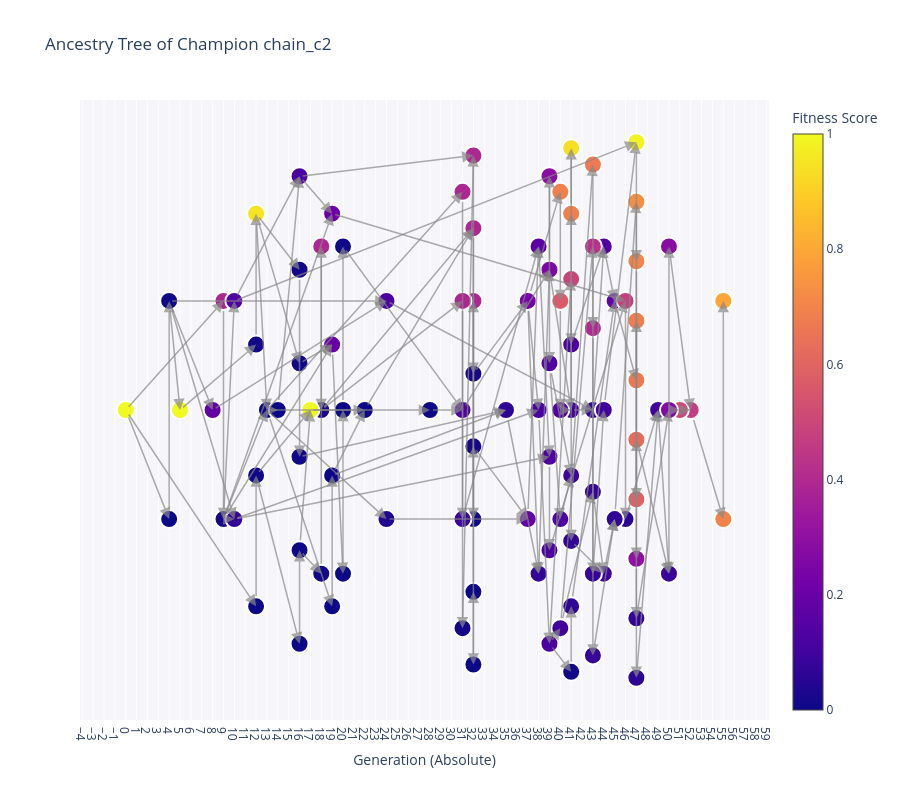

Here is the notebook cell this chart was saved with:
### Code cell
# ## 7. The Full Genetic Tree (Directed Acyclic Graph)
# Traces the lineage of the absolute best prompt chain from the ACTIVE population back to Generation 0. 
# Left-to-Right layout by Generation, with arrows showing genetic flow.

# %%
import os
import json
import networkx as nx
import plotly.graph_objects as go
from Genetic_algorithm_processes.Data.lineage_scoring import LineageScorer

# 1. Load the ID Mapping
id_to_chain_path = os.path.join(RUN_DIR, "id_to_promptchain.json")
with open(id_to_chain_path, "r") as f:
    id_to_chain = json.load(f)

# 2. Dynamically calculate Lineage Scores
print("Calculating dynamic lineage scores...")
scorer = LineageScorer(
    heritage_data=heritage_db,
    id_to_chain=id_to_chain,
    use_embeddings=False, 
    verbose=False
)
lineage_scores = scorer.compute_all_lineage_scores()

# 🚨 FIX: 3. Find the ultimate champion chain from the ACTIVE POPULATION
pop_file_path = os.path.join(RUN_DIR, "population_data.json")
with open(pop_file_path, "r") as f:
    active_population = json.load(f).get("population", [])

if not active_population:
    raise ValueError("No active population found in population_data.json")

# Population record format: [chain_id, chain_tuples, fitness, metadata]
best_chain_record = max(active_population, key=lambda x: (x[2] if x[2] is not None else 0.0))
best_chain_id = best_chain_record[0]
best_fitness = best_chain_record[2]

print(f"Ultimate Champion (Active Pop): {best_chain_id} (Fitness: {best_fitness:.4f})")

# 4. Build the Directed Acyclic Graph (DAG)
G = nx.DiGraph()

def trace_lineage(chain_id, depth=0):
    if depth > 50: return 
    if chain_id not in heritage_db: return
    
    record = heritage_db[chain_id]
    
    # Extract data
    gen = min(record.get("generation", [0])) 
    fit = record.get("fitness")
    fit = float(fit) if fit is not None else 0.0
    lin = lineage_scores.get(chain_id, 0.0)
    
    G.add_node(chain_id, fitness=fit, lineage=lin, gen=gen)
    
    for p in record.get("parents", []):
        # Directed Edge: Parent -> Child
        G.add_edge(p, chain_id)
        trace_lineage(p, depth + 1)

trace_lineage(best_chain_id)

if len(G.nodes) > 0:
    # Manually assign X (Generation) and Y (Spacing) coordinates
    pos = {}
    
    # Group nodes by generation to space them vertically
    gen_groups = {}
    for n, d in G.nodes(data=True):
        g = d['gen']
        if g not in gen_groups:
            gen_groups[g] = []
        gen_groups[g].append(n)
        
    for g, nodes in gen_groups.items():
        # Sort nodes in each generation by fitness for cleaner layout
        nodes.sort(key=lambda x: G.nodes[x]['fitness'], reverse=True)
        # Space them evenly on the Y axis
        y_spacing = 1.0 / (len(nodes) + 1)
        for i, n in enumerate(nodes):
            pos[n] = (g, 1.0 - (y_spacing * (i + 1)))

    node_x = [pos[n][0] for n in G.nodes()]
    node_y = [pos[n][1] for n in G.nodes()]

    fig = go.Figure()
    
    # Draw Lines WITH ARROWS using Annotations
    annotations = []
    for edge in G.edges():
        x0, y0 = pos[edge[0]] # Parent
        x1, y1 = pos[edge[1]] # Child
        
        # Add an annotation to create the arrow
        annotations.append(
            dict(
                ax=x0, ay=y0, axref='x', ayref='y',
                x=x1, y=y1, xref='x', yref='y',
                showarrow=True,
                arrowhead=2,
                arrowsize=1.5,
                arrowwidth=1.5,
                arrowcolor='#888',
                opacity=0.7
            )
        )
    
    # Draw Nodes
    fitness_vals = [G.nodes[n]['fitness'] for n in G.nodes()]
    hover_texts = [
        f"<b>Chain ID:</b> {n[:12]}...<br>"
        f"<b>Born in Gen:</b> {G.nodes[n]['gen']}<br>"
        f"<b>Fitness:</b> {G.nodes[n]['fitness']:.4f}<br>"
        f"<b>Lineage Score:</b> {G.nodes[n]['lineage']:.4f}" 
        for n in G.nodes()
    ]
    
    fig.add_trace(go.Scatter(
        x=node_x, y=node_y, mode='markers',
        marker=dict(
            showscale=True, colorscale='Plasma', size=18, 
            color=fitness_vals, colorbar=dict(title="Fitness Score"),
            line=dict(width=2, color='white')
        ),
        text=hover_texts, hoverinfo='text'
    ))
    
    fig.update_layout(
        title=f"Ancestry Tree of Champion {best_chain_id[:8]}", 
        showlegend=False, 
        annotations=annotations, # Inject the arrows
        xaxis=dict(
            title="Generation (Absolute)", 
            showgrid=True, 
            zeroline=False, 
            tickmode='linear',
            dtick=1 # Force ticks at every integer generation
        ), 
        yaxis=dict(showgrid=False, zeroline=False, showticklabels=False),
        plot_bgcolor='rgba(245,245,250,1)',
        height=800
    )
    fig.show()
else:
    print("Could not build genetic tree.")
